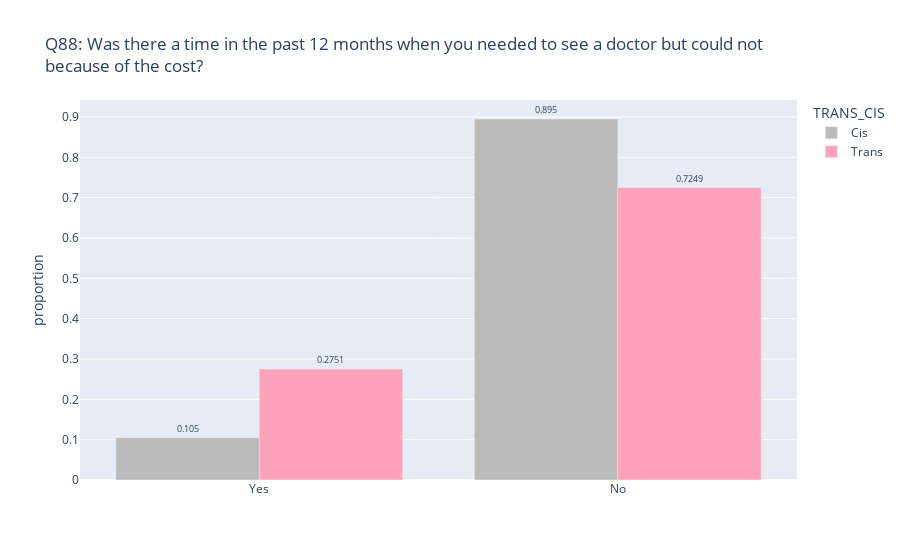
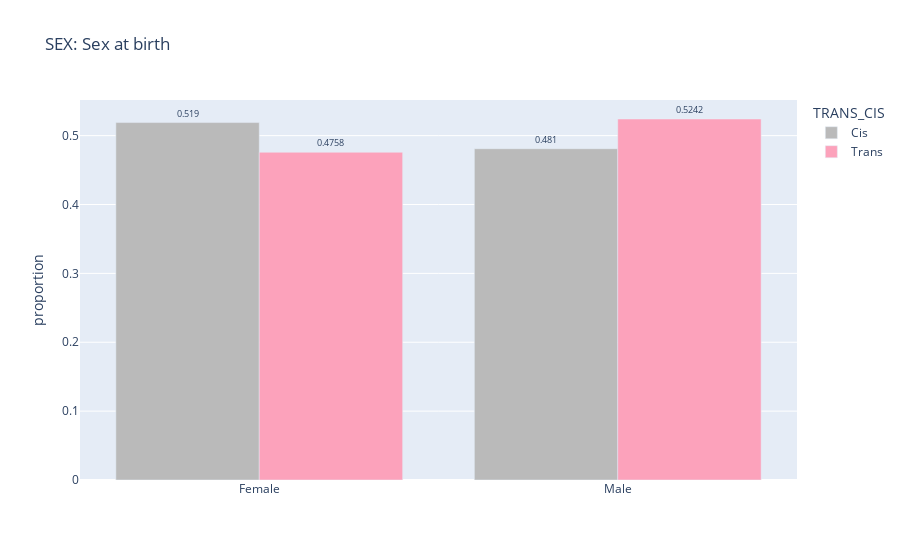
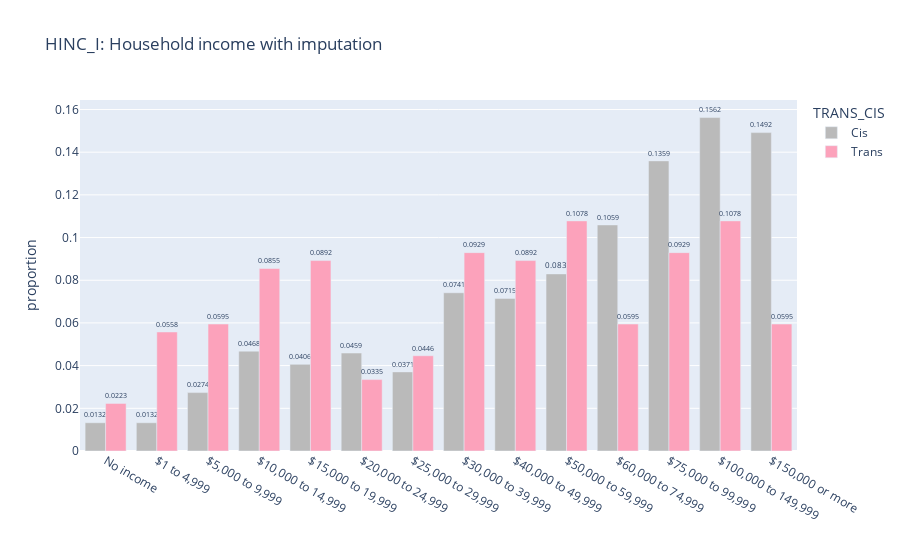
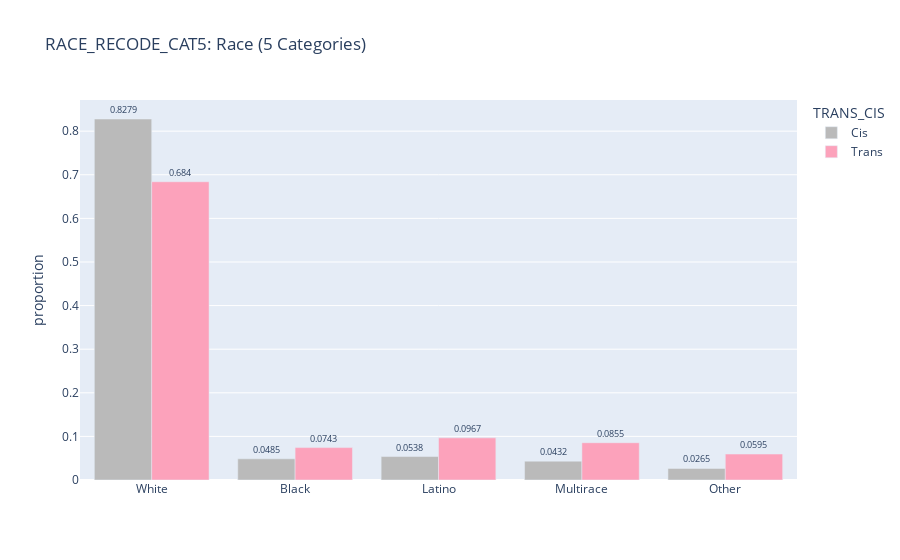

Notebook cell for these charts, in order:
### Code cell
q88_cat = ['Q88', 'SEX', 'HINC_I', 'RACE_RECODE_CAT5', 'Q85', 'Q93', 'POVERTYCAT_I', 'Q99', 'Q200', 'Q205_I', 'GEDUCATION']
for i in q88_cat:
    trans_vs_cis(q88, i).show()

### Figure 1 — Plotly figure (JSON) as saved in the notebook; plotly's stock layout.template omitted (floating-point values rounded to 4 significant figures)
{"data": [{"alignmentgroup": "True", "hovertemplate": "TRANS_CIS=Cis<br>Q88=%{x}<br>value=%{y}<br>text=%{text}<extra></extra>", "legendgroup": "Cis", "marker": {"color": "#bababa", "pattern": {"shape": ""}}, "name": "Cis", "offsetgroup": "Cis", "orientation": "v", "showlegend": true, "text": [0.105, 0.895], "textfont": {"size": 9}, "textposition": "outside", "type": "bar", "x": ["Yes", "No"], "xaxis": "x", "y": [0.105, 0.895], "yaxis": "y"}, {"alignmentgroup": "True", "hovertemplate": "TRANS_CIS=Trans<br>Q88=%{x}<br>value=%{y}<br>text=%{text}<extra></extra>", "legendgroup": "Trans", "marker": {"color": "#fca2bb", "pattern": {"shape": ""}}, "name": "Trans", "offsetgroup": "Trans", "orientation": "v", "showlegend": true, "text": [0.2751, 0.7249], "textfont": {"size": 9}, "textposition": "outside", "type": "bar", "x": ["Yes", "No"], "xaxis": "x", "y": [0.2751, 0.7249], "yaxis": "y"}], "layout": {"barmode": "group", "legend": {"title": {"text": "TRANS_CIS"}, "tracegroupgap": 0}, "title": {"text": "Q88: Was there a time in the past 12 months when you needed to see a doctor but could not<br>because of the cost?"}, "xaxis": {"anchor": "y", "domain": [0, 1], "title": {"text": ""}}, "yaxis": {"anchor": "x", "domain": [0, 1], "title": {"text": "proportion"}}}}

### Figure 2 — Plotly figure (JSON) as saved in the notebook; plotly's stock layout.template omitted (floating-point values rounded to 4 significant figures)
{"data": [{"alignmentgroup": "True", "hovertemplate": "TRANS_CIS=Cis<br>SEX=%{x}<br>value=%{y}<br>text=%{text}<extra></extra>", "legendgroup": "Cis", "marker": {"color": "#bababa", "pattern": {"shape": ""}}, "name": "Cis", "offsetgroup": "Cis", "orientation": "v", "showlegend": true, "text": [0.519, 0.481], "textfont": {"size": 9}, "textposition": "outside", "type": "bar", "x": ["Female", "Male"], "xaxis": "x", "y": [0.519, 0.481], "yaxis": "y"}, {"alignmentgroup": "True", "hovertemplate": "TRANS_CIS=Trans<br>SEX=%{x}<br>value=%{y}<br>text=%{text}<extra></extra>", "legendgroup": "Trans", "marker": {"color": "#fca2bb", "pattern": {"shape": ""}}, "name": "Trans", "offsetgroup": "Trans", "orientation": "v", "showlegend": true, "text": [0.4758, 0.5242], "textfont": {"size": 9}, "textposition": "outside", "type": "bar", "x": ["Female", "Male"], "xaxis": "x", "y": [0.4758, 0.5242], "yaxis": "y"}], "layout": {"barmode": "group", "legend": {"title": {"text": "TRANS_CIS"}, "tracegroupgap": 0}, "title": {"text": "SEX: Sex at birth"}, "xaxis": {"anchor": "y", "domain": [0, 1], "title": {"text": ""}}, "yaxis": {"anchor": "x", "domain": [0, 1], "title": {"text": "proportion"}}}}

### Figure 3 — Plotly figure (JSON) as saved in the notebook; plotly's stock layout.template omitted (floating-point values rounded to 4 significant figures)
{"data": [{"alignmentgroup": "True", "hovertemplate": "TRANS_CIS=Cis<br>HINC_I=%{x}<br>value=%{y}<br>text=%{text}<extra></extra>", "legendgroup": "Cis", "marker": {"color": "#bababa", "pattern": {"shape": ""}}, "name": "Cis", "offsetgroup": "Cis", "orientation": "v", "showlegend": true, "text": [0.0132, 0.0132, 0.0274, 0.0468, 0.0406, 0.0459, 0.0371, 0.0741, 0.0715, 0.083, 0.1059, 0.1359, 0.1562, 0.1492], "textfont": {"size": 9}, "textposition": "outside", "type": "bar", "x": ["No income", "$1 to 4,999", "$5,000 to 9,999", "$10,000 to 14,999", "$15,000 to 19,999", "$20,000 to 24,999", "$25,000 to 29,999", "$30,000 to 39,999", "$40,000 to 49,999", "$50,000 to 59,999", "$60,000 to 74,999", "$75,000 to 99,999", "$100,000 to 149,999", "$150,000 or more"], "xaxis": "x", "y": [0.01324, 0.01324, 0.02736, 0.04678, 0.0406, 0.0459, 0.03707, 0.07414, 0.07149, 0.08297, 0.1059, 0.1359, 0.1562, 0.1492], "yaxis": "y"}, {"alignmentgroup": "True", "hovertemplate": "TRANS_CIS=Trans<br>HINC_I=%{x}<br>value=%{y}<br>text=%{text}<extra></extra>", "legendgroup": "Trans", "marker": {"color": "#fca2bb", "pattern": {"shape": ""}}, "name": "Trans", "offsetgroup": "Trans", "orientation": "v", "showlegend": true, "text": [0.0223, 0.0558, 0.0595, 0.0855, 0.0892, 0.0335, 0.0446, 0.0929, 0.0892, 0.1078, 0.0595, 0.0929, 0.1078, 0.0595], "textfont": {"size": 9}, "textposition": "outside", "type": "bar", "x": ["No income", "$1 to 4,999", "$5,000 to 9,999", "$10,000 to 14,999", "$15,000 to 19,999", "$20,000 to 24,999", "$25,000 to 29,999", "$30,000 to 39,999", "$40,000 to 49,999", "$50,000 to 59,999", "$60,000 to 74,999", "$75,000 to 99,999", "$100,000 to 149,999", "$150,000 or more"], "xaxis": "x", "y": [0.0223, 0.05576, 0.05948, 0.0855, 0.08922, 0.03346, 0.04461, 0.09294, 0.08922, 0.1078, 0.05948, 0.09294, 0.1078, 0.05948], "yaxis": "y"}], "layout": {"barmode": "group", "legend": {"title": {"text": "TRANS_CIS"}, "tracegroupgap": 0}, "title": {"text": "HINC_I: Household income with imputation"}, "xaxis": {"anchor": "y", "domain": [0, 1], "title": {"text": ""}}, "yaxis": {"anchor": "x", "domain": [0, 1], "title": {"text": "proportion"}}}}

### Figure 4 — Plotly figure (JSON) as saved in the notebook; plotly's stock layout.template omitted (floating-point values rounded to 4 significant figures)
{"data": [{"alignmentgroup": "True", "hovertemplate": "TRANS_CIS=Cis<br>RACE_RECODE_CAT5=%{x}<br>value=%{y}<br>text=%{text}<extra></extra>", "legendgroup": "Cis", "marker": {"color": "#bababa", "pattern": {"shape": ""}}, "name": "Cis", "offsetgroup": "Cis", "orientation": "v", "showlegend": true, "text": [0.8279, 0.0485, 0.0538, 0.0432, 0.0265], "textfont": {"size": 9}, "textposition": "outside", "type": "bar", "x": ["White", "Black", "Latino", "Multirace", "Other"], "xaxis": "x", "y": [0.8279, 0.04854, 0.05384, 0.04325, 0.02648], "yaxis": "y"}, {"alignmentgroup": "True", "hovertemplate": "TRANS_CIS=Trans<br>RACE_RECODE_CAT5=%{x}<br>value=%{y}<br>text=%{text}<extra></extra>", "legendgroup": "Trans", "marker": {"color": "#fca2bb", "pattern": {"shape": ""}}, "name": "Trans", "offsetgroup": "Trans", "orientation": "v", "showlegend": true, "text": [0.684, 0.0743, 0.0967, 0.0855, 0.0595], "textfont": {"size": 9}, "textposition": "outside", "type": "bar", "x": ["White", "Black", "Latino", "Multirace", "Other"], "xaxis": "x", "y": [0.684, 0.07435, 0.09665, 0.0855, 0.05948], "yaxis": "y"}], "layout": {"barmode": "group", "legend": {"title": {"text": "TRANS_CIS"}, "tracegroupgap": 0}, "title": {"text": "RACE_RECODE_CAT5: Race (5 Categories)"}, "xaxis": {"anchor": "y", "domain": [0, 1], "title": {"text": ""}}, "yaxis": {"anchor": "x", "domain": [0, 1], "title": {"text": "proportion"}}}}
